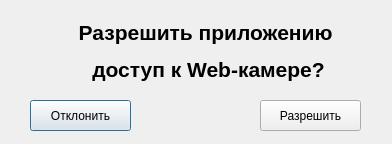
<?xml version="1.0" encoding="UTF-8"?>
<ui version="4.0">
 <class>Dialog</class>
 <widget class="QDialog" name="Dialog">
  <property name="geometry">
   <rect>
    <x>0</x>
    <y>0</y>
    <width>392</width>
    <height>144</height>
   </rect>
  </property>
  <property name="windowTitle">
   <string>Dialog</string>
  </property>
  <widget class="QLabel" name="label">
   <property name="geometry">
    <rect>
     <x>70</x>
     <y>20</y>
     <width>277</width>
     <height>62</height>
    </rect>
   </property>
   <property name="text">
    <string>&lt;html&gt;&lt;head/&gt;&lt;body&gt;&lt;p align=&quot;center&quot;&gt;&lt;span style=&quot; font-size:16pt; font-weight:600;&quot;&gt;Разрешить приложению &lt;/span&gt;&lt;/p&gt;&lt;p align=&quot;center&quot;&gt;&lt;span style=&quot; font-size:16pt; font-weight:600;&quot;&gt;доступ к Web-камере?&lt;/span&gt;&lt;/p&gt;&lt;/body&gt;&lt;/html&gt;</string>
   </property>
  </widget>
  <widget class="QPushButton" name="pushButton">
   <property name="geometry">
    <rect>
     <x>30</x>
     <y>100</y>
     <width>101</width>
     <height>31</height>
    </rect>
   </property>
   <property name="text">
    <string>Отклонить</string>
   </property>
  </widget>
  <widget class="QPushButton" name="pushButton_2">
   <property name="geometry">
    <rect>
     <x>260</x>
     <y>100</y>
     <width>101</width>
     <height>31</height>
    </rect>
   </property>
   <property name="text">
    <string>Разрешить</string>
   </property>
  </widget>
 </widget>
 <resources/>
 <connections/>
</ui>
